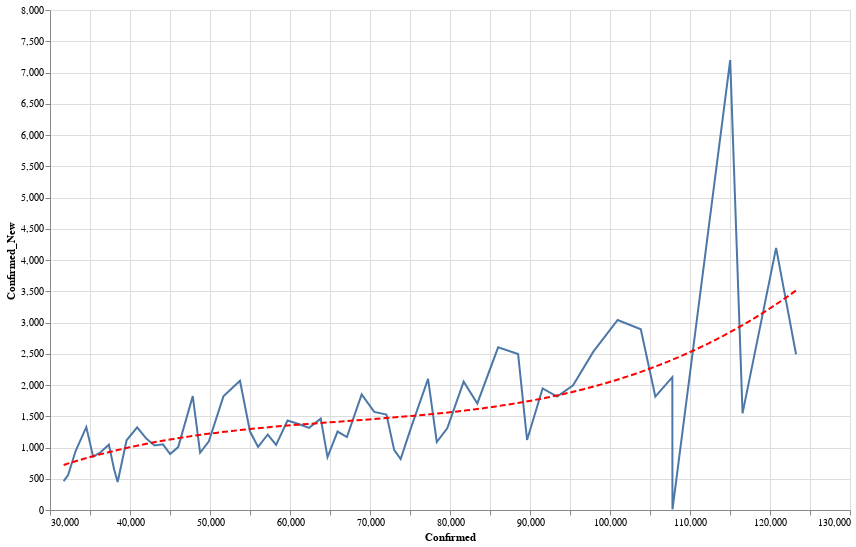

The notebook cell saved with this chart:
### Code cell
data = county_data('CA')
state = alt.Chart(data[data['County'] == 'Los Angeles'].sort_values('Date').tail(60)).mark_line().encode(
    x='Confirmed:Q',
    y='Confirmed_New:Q'
)
reg = state.transform_regression("Confirmed", "Confirmed_New", method="poly").mark_line(color='red', strokeDash=[6,3])
(state+reg).properties(width=800, height=500).interactive()

### Figure 1 — Vega-Lite specification as saved in the notebook (floating-point values rounded to 4 significant figures)
{"config": {"view": {"continuousWidth": 400, "continuousHeight": 300}}, "layer": [{"mark": "line", "encoding": {"x": {"type": "quantitative", "field": "Confirmed"}, "y": {"type": "quantitative", "field": "Confirmed_New"}}, "selection": {"selector006": {"type": "interval", "bind": "scales", "encodings": ["x", "y"]}}}, {"mark": {"type": "line", "color": "red", "strokeDash": [6, 3]}, "encoding": {"x": {"type": "quantitative", "field": "Confirmed"}, "y": {"type": "quantitative", "field": "Confirmed_New"}}, "transform": [{"on": "Confirmed", "regression": "Confirmed_New", "method": "poly"}]}], "data": {"name": "data-b50c0b8b065147b2506d78cdd784f17b"}, "height": 500, "width": 800, "$schema": "https://vega.github.io/schema/vega-lite/v4.0.2.json", "datasets": {"data-b50c0b8b065147b2506d78cdd784f17b": [{"County": "Los Angeles", "Date": "05-10-2020", "Confirmed": 31700.0, "Deaths": 1531.0, "Recovered": 0.0, "Confirmed_New": 462.0, "Deaths_New": 16.0, "Recovered_New": 0.0, "Active": 30170.0}, {"County": "Los Angeles", "Date": "05-11-2020", "Confirmed": 32260.0, "Deaths": 1570.0, "Recovered": 0.0, "Confirmed_New": 560.0, "Deaths_New": 39.0, "Recovered_New": 0.0, "Active": 30690.0}, {"County": "Los Angeles", "Date": "05-12-2020", "Confirmed": 33210.0, "Deaths": 1616.0, "Recovered": 0.0, "Confirmed_New": 948.0, "Deaths_New": 46.0, "Recovered_New": 0.0, "Active": 31600.0}, {"County": "Los Angeles", "Date": "05-13-2020", "Confirmed": 34540.0, "Deaths": 1660.0, "Recovered": 0.0, "Confirmed_New": 1327.0, "Deaths_New": 44.0, "Recovered_New": 0.0, "Active": 32880.0}, {"County": "Los Angeles", "Date": "05-14-2020", "Confirmed": 35390.0, "Deaths": 1711.0, "Recovered": 0.0, "Confirmed_New": 854.0, "Deaths_New": 51.0, "Recovered_New": 0.0, "Active": 33680.0}, {"County": "Los Angeles", "Date": "05-15-2020", "Confirmed": 36320.0, "Deaths": 1753.0, "Recovered": 0.0, "Confirmed_New": 924.0, "Deaths_New": 42.0, "Recovered_New": 0.0, "Active": 34560.0}, {"County": "Los Angeles", "Date": "05-16-2020", "Confirmed": 37360.0, "Deaths": 1793.0, "Recovered": 0.0, "Confirmed_New": 1044.0, "Deaths_New": 40.0, "Recovered_New": 0.0, "Active": 35570.0}, {"County": "Los Angeles", "Date": "05-17-2020", "Confirmed": 38010.0, "Deaths": 1821.0, "Recovered": 0.0, "Confirmed_New": 651.0, "Deaths_New": 28.0, "Recovered_New": 0.0, "Active": 36190.0}, {"County": "Los Angeles", "Date": "05-18-2020", "Confirmed": 38460.0, "Deaths": 1840.0, "Recovered": 0.0, "Confirmed_New": 447.0, "Deaths_New": 19.0, "Recovered_New": 0.0, "Active": 36620.0}, {"County": "Los Angeles", "Date": "05-19-2020", "Confirmed": 39570.0, "Deaths": 1913.0, "Recovered": 0.0, "Confirmed_New": 1115.0, "Deaths_New": 73.0, "Recovered_New": 0.0, "Active": 37660.0}, {"County": "Los Angeles", "Date": "05-20-2020", "Confirmed": 40900.0, "Deaths": 1973.0, "Recovered": 0.0, "Confirmed_New": 1322.0, "Deaths_New": 60.0, "Recovered_New": 0.0, "Active": 38920.0}, {"County": "Los Angeles", "Date": "05-21-2020", "Confirmed": 42040.0, "Deaths": 2016.0, "Recovered": 0.0, "Confirmed_New": 1142.0, "Deaths_New": 43.0, "Recovered_New": 0.0, "Active": 40020.0}, {"County": "Los Angeles", "Date": "05-22-2020", "Confirmed": 43070.0, "Deaths": 2053.0, "Recovered": 0.0, "Confirmed_New": 1033.0, "Deaths_New": 37.0, "Recovered_New": 0.0, "Active": 41020.0}, {"County": "Los Angeles", "Date": "05-23-2020", "Confirmed": 44120.0, "Deaths": 2092.0, "Recovered": 0.0, "Confirmed_New": 1051.0, "Deaths_New": 39.0, "Recovered_New": 0.0, "Active": 42030.0}, {"County": "Los Angeles", "Date": "05-24-2020", "Confirmed": 45020.0, "Deaths": 2106.0, "Recovered": 0.0, "Confirmed_New": 896.0, "Deaths_New": 14.0, "Recovered_New": 0.0, "Active": 42910.0}, {"County": "Los Angeles", "Date": "05-25-2020", "Confirmed": 46020.0, "Deaths": 2116.0, "Recovered": 0.0, "Confirmed_New": 1006.0, "Deaths_New": 10.0, "Recovered_New": 0.0, "Active": 43910.0}, {"County": "Los Angeles", "Date": "05-26-2020", "Confirmed": 47840.0, "Deaths": 2145.0, "Recovered": 0.0, "Confirmed_New": 1822.0, "Deaths_New": 29.0, "Recovered_New": 0.0, "Active": 45700.0}, {"County": "Los Angeles", "Date": "05-27-2020", "Confirmed": 48760.0, "Deaths": 2201.0, "Recovered": 0.0, "Confirmed_New": 916.0, "Deaths_New": 56.0, "Recovered_New": 0.0, "Active": 46560.0}, {"County": "Los Angeles", "Date": "05-28-2020", "Confirmed": 49860.0, "Deaths": 2241.0, "Recovered": 0.0, "Confirmed_New": 1099.0, "Deaths_New": 40.0, "Recovered_New": 0.0, "Active": 47620.0}, {"County": "Los Angeles", "Date": "05-29-2020", "Confirmed": 51680.0, "Deaths": 2294.0, "Recovered": 0.0, "Confirmed_New": 1818.0, "Deaths_New": 53.0, "Recovered_New": 0.0, "Active": 49380.0}, {"County": "Los Angeles", "Date": "05-30-2020", "Confirmed": 53750.0, "Deaths": 2339.0, "Recovered": 0.0, "Confirmed_New": 2068.0, "Deaths_New": 45.0, "Recovered_New": 0.0, "Active": 51410.0}, {"County": "Los Angeles", "Date": "05-31-2020", "Confirmed": 55000.0, "Deaths": 2362.0, "Recovered": 0.0, "Confirmed_New": 1255.0, "Deaths_New": 23.0, "Recovered_New": 0.0, "Active": 52640.0}, {"County": "Los Angeles", "Date": "06-01-2020", "Confirmed": 56010.0, "Deaths": 2386.0, "Recovered": 0.0, "Confirmed_New": 1010.0, "Deaths_New": 24.0, "Recovered_New": 0.0, "Active": 53620.0}, {"County": "Los Angeles", "Date": "06-02-2020", "Confirmed": 57220.0, "Deaths": 2448.0, "Recovered": 0.0, "Confirmed_New": 1208.0, "Deaths_New": 62.0, "Recovered_New": 0.0, "Active": 54770.0}, {"County": "Los Angeles", "Date": "06-03-2020", "Confirmed": 58260.0, "Deaths": 2489.0, "Recovered": 0.0, "Confirmed_New": 1042.0, "Deaths_New": 41.0, "Recovered_New": 0.0, "Active": 55770.0}, {"County": "Los Angeles", "Date": "06-04-2020", "Confirmed": 59690.0, "Deaths": 2532.0, "Recovered": 0.0, "Confirmed_New": 1431.0, "Deaths_New": 43.0, "Recovered_New": 0.0, "Active": 57160.0}, {"County": "Los Angeles", "Date": "06-05-2020", "Confirmed": 61070.0, "Deaths": 2569.0, "Recovered": 0.0, "Confirmed_New": 1376.0, "Deaths_New": 37.0, "Recovered_New": 0.0, "Active": 58500.0}, {"County": "Los Angeles", "Date": "06-06-2020", "Confirmed": 62380.0, "Deaths": 2624.0, "Recovered": 0.0, "Confirmed_New": 1314.0, "Deaths_New": 55.0, "Recovered_New": 0.0, "Active": 59760.0}, {"County": "Los Angeles", "Date": "06-07-2020", "Confirmed": 63840.0, "Deaths": 2645.0, "Recovered": 0.0, "Confirmed_New": 1462.0, "Deaths_New": 21.0, "Recovered_New": 0.0, "Active": 61200.0}, {"County": "Los Angeles", "Date": "06-08-2020", "Confirmed": 64690.0, "Deaths": 2656.0, "Recovered": 0.0, "Confirmed_New": 846.0, "Deaths_New": 11.0, "Recovered_New": 0.0, "Active": 62030.0}, {"County": "Los Angeles", "Date": "06-09-2020", "Confirmed": 65940.0, "Deaths": 2710.0, "Recovered": 0.0, "Confirmed_New": 1255.0, "Deaths_New": 54.0, "Recovered_New": 0.0, "Active": 63240.0}, {"County": "Los Angeles", "Date": "06-10-2020", "Confirmed": 67110.0, "Deaths": 2768.0, "Recovered": 0.0, "Confirmed_New": 1166.0, "Deaths_New": 58.0, "Recovered_New": 0.0, "Active": 64340.0}, {"County": "Los Angeles", "Date": "06-11-2020", "Confirmed": 68960.0, "Deaths": 2818.0, "Recovered": 0.0, "Confirmed_New": 1848.0, "Deaths_New": 50.0, "Recovered_New": 0.0, "Active": 66140.0}, {"County": "Los Angeles", "Date": "06-12-2020", "Confirmed": 70530.0, "Deaths": 2834.0, "Recovered": 0.0, "Confirmed_New": 1570.0, "Deaths_New": 16.0, "Recovered_New": 0.0, "Active": 67700.0}, {"County": "Los Angeles", "Date": "06-13-2020", "Confirmed": 72060.0, "Deaths": 2894.0, "Recovered": 0.0, "Confirmed_New": 1528.0, "Deaths_New": 60.0, "Recovered_New": 0.0, "Active": 69160.0}, {"County": "Los Angeles", "Date": "06-14-2020", "Confirmed": 73020.0, "Deaths": 2907.0, "Recovered": 0.0, "Confirmed_New": 961.0, "Deaths_New": 13.0, "Recovered_New": 0.0, "Active": 70110.0}, {"County": "Los Angeles", "Date": "06-15-2020", "Confirmed": 73830.0, "Deaths": 2926.0, "Recovered": 0.0, "Confirmed_New": 814.0, "Deaths_New": 19.0, "Recovered_New": 0.0, "Active": 70910.0}, {"County": "Los Angeles", "Date": "06-16-2020", "Confirmed": 75160.0, "Deaths": 2960.0, "Recovered": 0.0, "Confirmed_New": 1330.0, "Deaths_New": 34.0, "Recovered_New": 0.0, "Active": 72200.0}, {"County": "Los Angeles", "Date": "06-17-2020", "Confirmed": 77260.0, "Deaths": 2992.0, "Recovered": 0.0, "Confirmed_New": 2098.0, "Deaths_New": 32.0, "Recovered_New": 0.0, "Active": 74270.0}, {"County": "Los Angeles", "Date": "06-18-2020", "Confirmed": 78350.0, "Deaths": 3027.0, "Recovered": 0.0, "Confirmed_New": 1088.0, "Deaths_New": 35.0, "Recovered_New": 0.0, "Active": 75320.0}, {"County": "Los Angeles", "Date": "06-19-2020", "Confirmed": 79660.0, "Deaths": 3065.0, "Recovered": 0.0, "Confirmed_New": 1307.0, "Deaths_New": 38.0, "Recovered_New": 0.0, "Active": 76590.0}, {"County": "Los Angeles", "Date": "06-20-2020", "Confirmed": 81710.0, "Deaths": 3112.0, "Recovered": 0.0, "Confirmed_New": 2054.0, "Deaths_New": 47.0, "Recovered_New": 0.0, "Active": 78600.0}, {"County": "Los Angeles", "Date": "06-21-2020", "Confirmed": 83410.0, "Deaths": 3121.0, "Recovered": 0.0, "Confirmed_New": 1705.0, "Deaths_New": 9.0, "Recovered_New": 0.0, "Active": 80290.0}, {"County": "Los Angeles", "Date": "06-22-2020", "Confirmed": 86020.0, "Deaths": 3137.0, "Recovered": 0.0, "Confirmed_New": 2603.0, "Deaths_New": 16.0, "Recovered_New": 0.0, "Active": 82880.0}, {"County": "Los Angeles", "Date": "06-23-2020", "Confirmed": 88510.0, "Deaths": 3171.0, "Recovered": 0.0, "Confirmed_New": 2495.0, "Deaths_New": 34.0, "Recovered_New": 0.0, "Active": 85340.0}, {"County": "Los Angeles", "Date": "06-24-2020", "Confirmed": 89630.0, "Deaths": 3207.0, "Recovered": 0.0, "Confirmed_New": 1121.0, "Deaths_New": 36.0, "Recovered_New": 0.0, "Active": 86430.0}, {"County": "Los Angeles", "Date": "06-25-2020", "Confirmed": 91580.0, "Deaths": 3247.0, "Recovered": 0.0, "Confirmed_New": 1944.0, "Deaths_New": 40.0, "Recovered_New": 0.0, "Active": 88330.0}, {"County": "Los Angeles", "Date": "06-26-2020", "Confirmed": 93390.0, "Deaths": 3269.0, "Recovered": 0.0, "Confirmed_New": 1814.0, "Deaths_New": 22.0, "Recovered_New": 0.0, "Active": 90120.0}, {"County": "Los Angeles", "Date": "06-27-2020", "Confirmed": 95380.0, "Deaths": 3285.0, "Recovered": 0.0, "Confirmed_New": 1994.0, "Deaths_New": 16.0, "Recovered_New": 0.0, "Active": 92100.0}, {"County": "Los Angeles", "Date": "06-28-2020", "Confirmed": 97920.0, "Deaths": 3305.0, "Recovered": 0.0, "Confirmed_New": 2533.0, "Deaths_New": 20.0, "Recovered_New": 0.0, "Active": 94610.0}, {"County": "Los Angeles", "Date": "06-29-2020", "Confirmed": 101000.0, "Deaths": 3331.0, "Recovered": 0.0, "Confirmed_New": 3040.0, "Deaths_New": 26.0, "Recovered_New": 0.0, "Active": 97630.0}, {"County": "Los Angeles", "Date": "06-30-2020", "Confirmed": 103800.0, "Deaths": 3371.0, "Recovered": 0.0, "Confirmed_New": 2892.0, "Deaths_New": 40.0, "Recovered_New": 0.0, "Active": 100500.0}, {"County": "Los Angeles", "Date": "07-01-2020", "Confirmed": 105700.0, "Deaths": 3405.0, "Recovered": 0.0, "Confirmed_New": 1815.0, "Deaths_New": 34.0, "Recovered_New": 0.0, "Active": 102300.0}, {"County": "Los Angeles", "Date": "07-02-2020", "Confirmed": 107800.0, "Deaths": 3457.0, "Recovered": 0.0, "Confirmed_New": 2127.0, "Deaths_New": 52.0, "Recovered_New": 0.0, "Active": 104300.0}, {"County": "Los Angeles", "Date": "07-03-2020", "Confirmed": 107800.0, "Deaths": 3457.0, "Recovered": 0.0, "Confirmed_New": 14.0, "Deaths_New": 0.0, "Recovered_New": 0.0, "Active": 104300.0}, {"County": "Los Angeles", "Date": "07-04-2020", "Confirmed": 107800.0, "Deaths": 3457.0, "Recovered": 0.0, "Confirmed_New": 20.0, "Deaths_New": 0.0, "Recovered_New": 0.0, "Active": 104400.0}, {"County": "Los Angeles", "Date": "07-05-2020", "Confirmed": 115000.0, "Deaths": 3487.0, "Recovered": 0.0, "Confirmed_New": 7198.0, "Deaths_New": 30.0, "Recovered_New": 0.0, "Active": 111500.0}, {"County": "Los Angeles", "Date": "07-06-2020", "Confirmed": 116600.0, "Deaths": 3534.0, "Recovered": 0.0, "Confirmed_New": 1546.0, "Deaths_New": 47.0, "Recovered_New": 0.0, "Active": 113000.0}, {"County": "Los Angeles", "Date": "07-07-2020", "Confirmed": 120800.0, "Deaths": 3582.0, "Recovered": 0.0, "Confirmed_New": 4194.0, "Deaths_New": 48.0, "Recovered_New": 0.0, "Active": 117200.0}, {"County": "Los Angeles", "Date": "07-08-2020", "Confirmed": 123300.0, "Deaths": 3643.0, "Recovered": 0.0, "Confirmed_New": 2492.0, "Deaths_New": 61.0, "Recovered_New": 0.0, "Active": 119600.0}]}}
